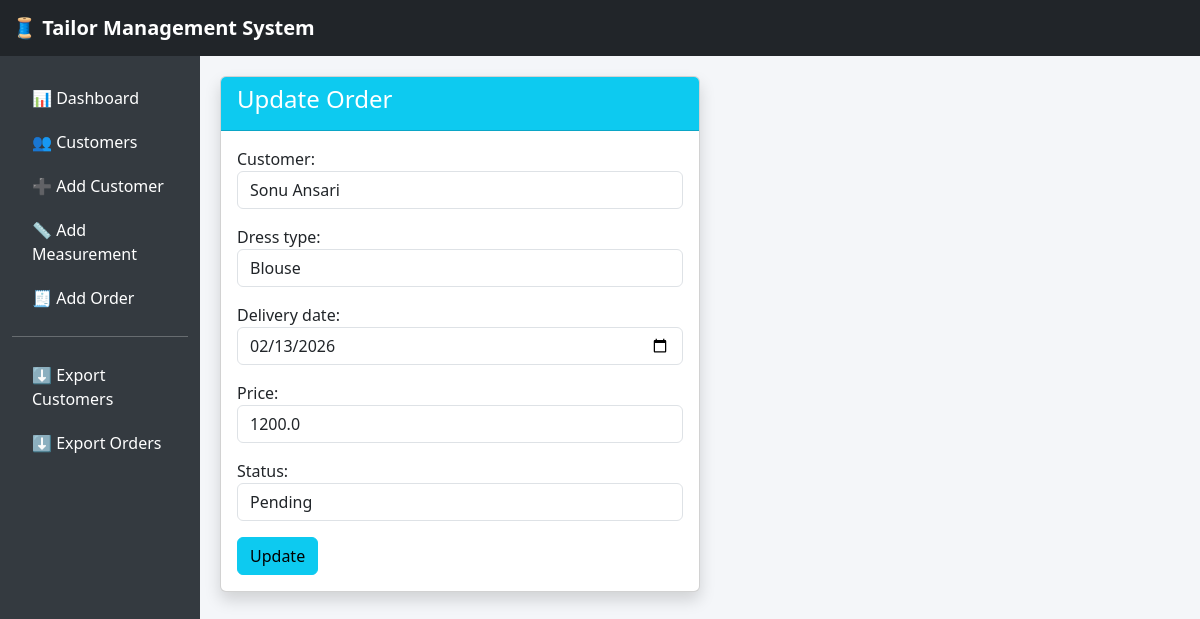
/orders/update/8/, run on the app's committed database.
### Tailor/models.py (models this page shows, shortened)
class Order(models.Model):
    STATUS = [
        ('Pending', 'Pending'),
        ('In Progress', 'In Progress'),
        ('Completed', 'Completed'),
    ]
    customer = models.ForeignKey(Customer, on_delete=models.CASCADE, related_name="orders")
    dress_type = models.CharField(max_length=50)
    coming_date = models.DateField(auto_now_add=True)  # 🔥 Auto order date
    delivery_date = models.DateField()
    price = models.FloatField()
    status = models.CharField(max_length=20, choices=STATUS, default='Pending')

### Tailor/views.py (the view)
# urls.py: path('orders/update/<int:pk>/', views.update_order, name='update_order'),
def update_order(request, pk):
    order = get_object_or_404(Order, pk=pk)
    form = OrderForm(request.POST or None, instance=order)
    if form.is_valid():
        form.save()
        messages.success(request, "Order updated successfully!")
        return redirect("customer_detail", pk=order.customer.id)
    return render(request, "Tailor/update_order.html", {"form": form})

### Tailor/forms.py
class OrderForm(forms.ModelForm):
    class Meta:
        model = Order
        fields = ['customer', 'dress_type', 'delivery_date', 'price', 'status']
        widgets = {
            'customer': forms.Select(attrs={'class': 'form-control'}),
            'dress_type': forms.TextInput(attrs={'class': 'form-control'}),
            'delivery_date': forms.DateInput(attrs={
                'type': 'date',
                'class': 'form-control'
            }),
            'price': forms.NumberInput(attrs={'class': 'form-control'}),
            'status': forms.Select(attrs={'class': 'form-control'}),
        }

### Tailor/models.py (called while the page is built)
    def __str__(self):
        return self.name

### Tailor/templates/Tailor/update_order.html (shortened to what this page needs)
{% extends "tailor/base.html" %}
{% block content %}
<div class="card shadow col-md-6">
    <div class="card-header bg-info text-white">
        <h4>Update Order</h4>
    </div>
    <div class="card-body">
        <form method="POST">
            {{ form.as_p }}
            <button type="submit" class="btn btn-info">
                Update
            </button>
        </form>
    </div>
</div>
{% endblock %}

### Tailor/templates/Tailor/base.html (style rules this page uses)
body { background-color: #f4f6f9; }

### data on the page
Order: customer "Sonu Ansari", dress_type "Blouse", delivery_date "02/13/2026", price "1200.0", status "Pending"
